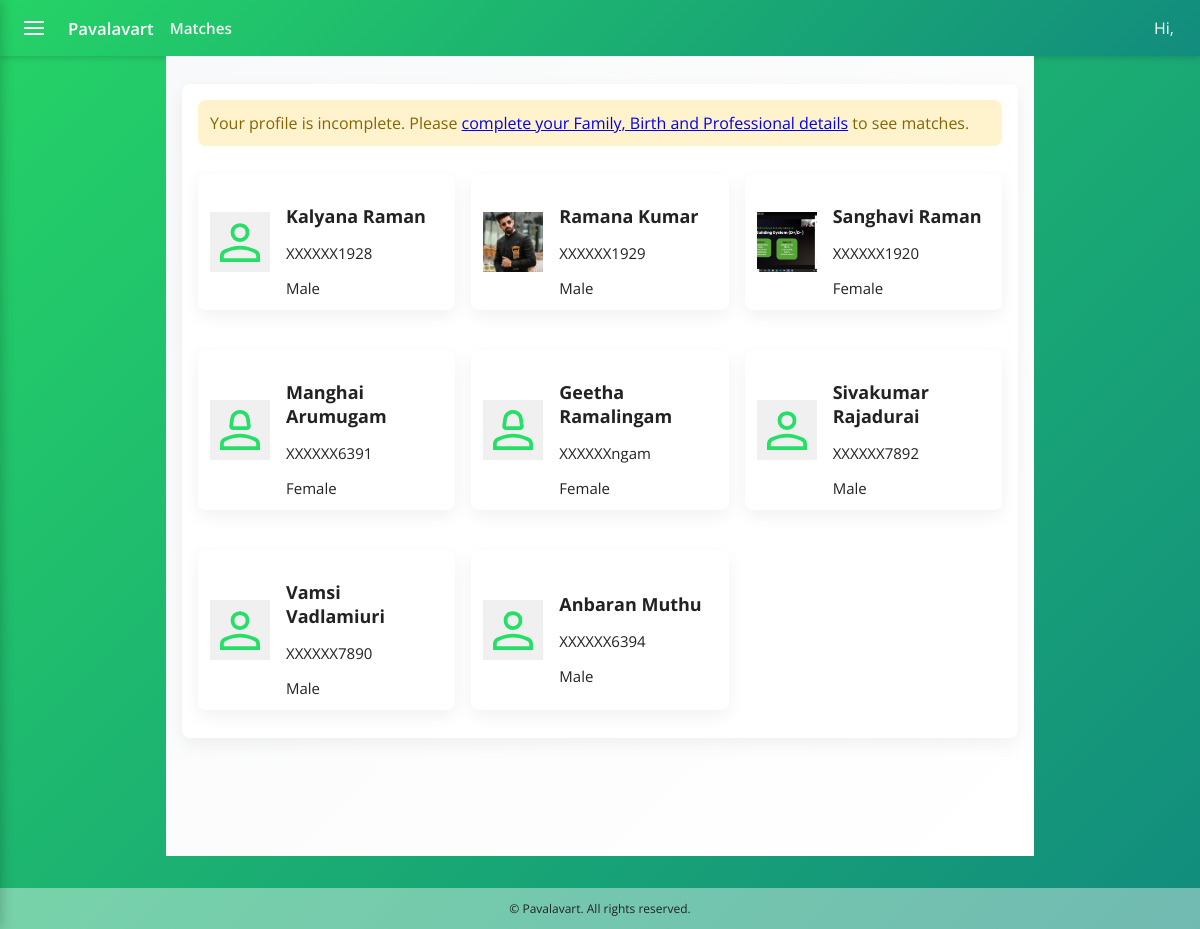
Page /matches/ (signed in) on the earlier database version.
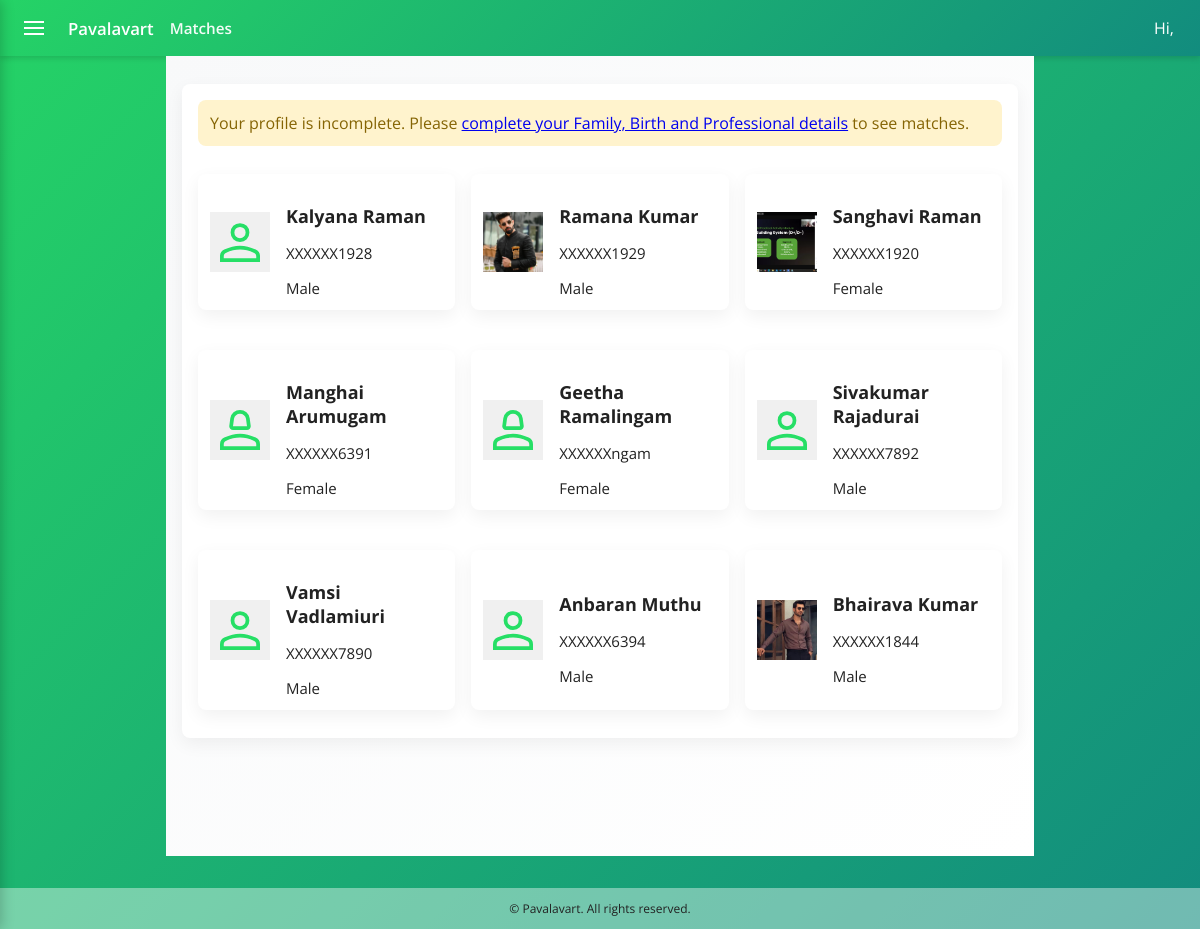
Same page on the later database version.
### alliance/models.py (models this page shows, shortened)
class MemberProfile(models.Model):
    GENDER_CHOICES = [
        ('M', 'Male'),
        ('F', 'Female'),
        ('O', 'Other'),
    ]
    user = models.OneToOneField(User, on_delete=models.CASCADE, related_name='profile')
    mobile = models.CharField(max_length=15, unique=True)
    gender = models.CharField(max_length=1, choices=GENDER_CHOICES, default='O')
    created_at = models.DateTimeField(auto_now_add=True)

class ProfilePhoto(models.Model):
    profile = models.ForeignKey('MemberProfile', on_delete=models.CASCADE, related_name='photos')
    image = models.ImageField(upload_to='profile_photos/%Y/%m/%d/')
    is_primary = models.BooleanField(default=False)
    uploaded_at = models.DateTimeField(auto_now_add=True)
    class Meta:
        constraints = [
            models.UniqueConstraint(fields=['profile'], condition=models.Q(is_primary=True), name='one_primary_photo_per_profile')
        ]

### alliance/views.py (the view)
# urls.py: path('matches/', views.matches, name='matches'),
@login_required
def matches(request):
    try:
        profile = request.user.profile
        my_gender = profile.gender
    except MemberProfile.DoesNotExist:
        my_gender = None
    if my_gender == 'M':
        target_gender = 'F'
    elif my_gender == 'F':
        target_gender = 'M'
    else:
        target_gender = None
    def is_profile_complete(p: MemberProfile):
        try:
            fd = p.family_detail
            bd = p.birth_detail
            pd = p.professional_detail
        except (FamilyDetail.DoesNotExist, BirthDetail.DoesNotExist, ProfessionalDetail.DoesNotExist):
            return False
        family_filled = any([fd.father_name, fd.mother_name, fd.siblings, fd.caste_id, fd.koottam_id, fd.kula_deity])
        birth_filled = any([bd.date_of_birth, bd.time_of_birth, bd.place_of_birth, bd.rasi_id, bd.star_id])
        prof_filled = any([pd.education_id, pd.profession_id, pd.monthly_income])
        return family_filled and birth_filled and prof_filled
    try:
        me_profile = request.user.profile
        me_complete = is_profile_complete(me_profile)
    except MemberProfile.DoesNotExist:
        me_profile = None
        me_complete = False
    qs = MemberProfile.objects.exclude(user=request.user)
    if target_gender:
        qs = qs.filter(gender=target_gender)
    profiles = [p for p in qs if is_profile_complete(p)]
    return render(request, 'main/matches.html', {'profiles': profiles, 'me_complete': me_complete})

### alliance/templatetags/photo_extras.py (called while the page is built)
@register.filter
def get_primary(photos):
    return photos.filter(is_primary=True).first()

### alliance/templates/main/matches.html (shortened to what this page needs)
{% extends 'main/base.html' %}
{% load static %}
{% load photo_extras %}
{% block page_title %}Matches{% endblock %}
{% block content %}
<div class="container matches-body">
    <div class="card">
        {% if not me_complete %}
            <div style="padding:0.75rem; background:#fff3cd; border-radius:8px; margin-bottom:1rem; color:#856404">
                Your profile is incomplete. Please <a href="{% url 'profile' %}">complete your Family, Birth and Professional details</a> to see matches.
            </div>
        {% endif %}
        <div class="profile-grid">
            {% if profiles %}
                {% for p in profiles %}
                <a href="{% url 'profile_detail' p.pk %}" class="card profile profile-link" style="text-decoration:none; color:inherit; display:flex; align-items:center;">
                    {% if p.photos.count %}
                        {% with primary_photo=p.photos|get_primary %}
                            {% if primary_photo %}
                                <img src="{{ primary_photo.image.url }}" alt="Profile Photo" class="rounded" style="width:60px;height:60px;object-fit:cover;margin-right:16px;">
                            {% else %}
                                <img src="{{ p.photos.first.image.url }}" alt="Profile Photo" class="rounded" style="width:60px;height:60px;object-fit:cover;margin-right:16px;">
                            {% endif %}
                        {% endwith %}
                    {% else %}
                        {% if p.gender == 'M' %}
                            <img src="{% static 'icons/male_icon.svg' %}" alt="Male" class="rounded" style="width:60px;height:60px;object-fit:cover;margin-right:16px;background:#f0f0f0;">
                        {% else %}
                            <img src="{% static 'icons/female_icon.svg' %}" alt="Female" class="rounded" style="width:60px;height:60px;object-fit:cover;margin-right:16px;background:#f0f0f0;">
                        {% endif %}
                    {% endif %}
                    <div style="flex:1;">
                        <h3 style="margin-bottom:8px;font-size:18px;">{{ p.user.first_name }} {{ p.user.last_name }}</h3>
                        <p style="margin-bottom:4px;font-size:15px;">XXXXXX{{ p.mobile|slice:"6:10" }}</p>
                        <p style="margin-bottom:0;font-size:15px;">{{ p.get_gender_display }}</p>
                    </div>
                </a>
                {% endfor %}
            {% endif %}
        </div>
    </div>
</div>
{% endblock %}

### alliance/templates/main/base.html (shortened to what this page needs)
<!DOCTYPE html>
<html lang="en">
<head>
    {% load static %}
</head>
<body class="main-body{% block body_class %}{% endblock %}">
    <header class="app-bar">
        <div class="left">
            {% if request.user.is_authenticated %}
                <button id="hamburgerBtn" class="hamburger" aria-label="Open menu">
                    <span class="bar"></span>
                </button>
            {% endif %}
            <a href="{% url 'home' %}" class="app-title" style="color:#fff; text-decoration:none">Pavalavart</a>
            <div class="page-title">{% block page_title %}{% endblock %}</div>
        </div>
        <nav class="nav-links">
            {% if request.user.is_authenticated %}
                <span style="display:inline-block; padding:6px 10px">Hi, {{ request.user.first_name }}</span>
            {% endif %}
        </nav>
    </header>
    <main class="container">
        {% block content %}{% endblock %}
    </main>
    <footer style="width:100%;position:relative;bottom:0;left:0;margin-top:32px;">
        <div style="background:rgba(255,255,255,0.4);color:#222;text-align:center;padding:12px 0;font-size:12px;border-radius:0; width:100%; margin:0;">
            &copy; {{ now|date:'Y' }} Pavalavart. All rights reserved.
        </div>
    </footer>
</body>
</html>

### alliance/templates/main/base.html (style rules this page uses)
html { box-sizing: border-box; }
*, *:before, *:after { box-sizing: inherit; }
body { margin:0; font-family: 'Open Sans', Arial, sans-serif; background: linear-gradient(135deg,#25d366 0%,#128c7e 100%); min-height:100vh; color:#222 }
.app-bar { background: linear-gradient(135deg,#25d366 0%,#128c7e 100%); color: #fff; height:56px; display:flex; align-items:center; justify-content:space-between; padding:0 1rem; box-shadow: 0 2px 6px rgba(0,0,0,0.15); }
.app-bar .left { display:flex; align-items:center; gap:1rem }
.app-title { font-weight:600; font-size:1.05rem }
.page-title { font-weight:600; font-size:0.95rem; opacity:0.95 }
.nav-links { display:flex; gap:0.5rem }
.container { max-width:900px; margin:1.25rem auto; padding:0 1rem }
.card { background:#fff; border-radius:10px; padding:1rem; box-shadow:0 6px 18px rgba(0,0,0,0.06) }
.hamburger { width:36px; height:36px; display:flex; align-items:center; justify-content:center; cursor:pointer; border-radius:6px; background:transparent; border:none; color:#fff }
.hamburger .bar { width:20px; height:2px; background:#fff; display:block; position:relative }
.hamburger .bar:before, .hamburger .bar:after { content:''; position:absolute; left:0; right:0; height:2px; background:#fff }
.hamburger .bar:before { top:-6px }
.hamburger .bar:after { top:6px }

### alliance/templates/main/matches.html (style rules this page uses)
.matches-body { font-family: 'Open Sans', Arial, sans-serif; margin:0; padding:1rem; background: linear-gradient(135deg,#f8f9fa 0%,#fff 100%); min-height:100vh }
.container { max-width:900px; margin:0 auto }
.card { background:#fff; padding:1rem; border-radius:8px; box-shadow:0 6px 18px rgba(0,0,0,0.06); margin:0.75rem 0 }
.profile-grid { display:grid; grid-template-columns: repeat(auto-fill,minmax(220px,1fr)); gap:1rem }
.profile { padding:0.75rem }

Differences in the rows shown:
added MemberProfile: image (picture), user.first_name "Bhairava", user.last_name "Kumar", mobile "1844", gender "Male"
